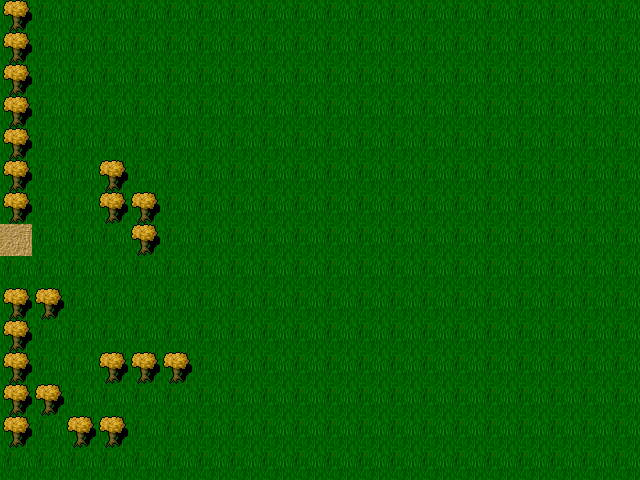

A level layout from a 2D game, rendered from its tile map. Below: a short description, then the map file with its tile-grid data intact:
An orthogonal 20x15 tile map with 32x32 px tiles, 2 tile layers (background, obstacles) and 2 objects (player, door).

<map version="1.0" tiledversion="1.1.6" orientation="orthogonal" renderorder="right-down" width="20" height="15" tilewidth="32" tileheight="32" infinite="0" nextobjectid="3">
 <tileset firstgid="1" name="all_tilesets" tilewidth="32" tileheight="32" tilecount="3072" columns="64">
  <image source="../images/tileset.png" width="2048" height="1536" />
 </tileset>
 <layer name="background" width="20" height="15">
  <properties>
   <property name="tileset" value="map_tileset" />
  </properties>
  <data encoding="csv">
963,963,963,963,963,963,963,963,963,963,963,963,963,963,963,963,963,963,963,963,
963,963,963,963,963,963,963,963,963,963,963,963,963,963,963,963,963,963,963,963,
963,963,963,963,963,963,963,963,963,963,963,963,963,963,963,963,963,963,963,963,
963,963,963,963,963,963,963,963,963,963,963,963,963,963,963,963,963,963,963,963,
963,963,963,963,963,963,963,963,963,963,963,963,963,963,963,963,963,963,963,963,
963,963,963,963,963,963,963,963,963,963,963,963,963,963,963,963,963,963,963,963,
963,963,963,963,963,963,963,963,963,963,963,963,963,963,963,963,963,963,963,963,
968,963,963,963,963,963,963,963,963,963,963,963,963,963,963,963,963,963,963,963,
963,963,963,963,963,963,963,963,963,963,963,963,963,963,963,963,963,963,963,963,
963,963,963,963,963,963,963,963,963,963,963,963,963,963,963,963,963,963,963,963,
963,963,963,963,963,963,963,963,963,963,963,963,963,963,963,963,963,963,963,963,
963,963,963,963,963,963,963,963,963,963,963,963,963,963,963,963,963,963,963,963,
963,963,963,963,963,963,963,963,963,963,963,963,963,963,963,963,963,963,963,963,
963,963,963,963,963,963,963,963,963,963,963,963,963,963,963,963,963,963,963,963,
963,963,963,963,963,963,963,963,963,963,963,963,963,963,963,963,963,963,963,963
</data>
 </layer>
 <layer name="obstacles" width="20" height="15">
  <properties>
   <property name="collision" type="bool" value="true" />
   <property name="tileset" value="map_tileset" />
  </properties>
  <data encoding="csv">
1165,0,0,0,0,0,0,0,0,0,0,0,0,0,0,0,0,0,0,0,
1165,0,0,0,0,0,0,0,0,0,0,0,0,0,0,0,0,0,0,0,
1165,0,0,0,0,0,0,0,0,0,0,0,0,0,0,0,0,0,0,0,
1165,0,0,0,0,0,0,0,0,0,0,0,0,0,0,0,0,0,0,0,
1165,0,0,0,0,0,0,0,0,0,0,0,0,0,0,0,0,0,0,0,
1165,0,0,1165,0,0,0,0,0,0,0,0,0,0,0,0,0,0,0,0,
1165,0,0,1165,1165,0,0,0,0,0,0,0,0,0,0,0,0,0,0,0,
0,0,0,0,1165,0,0,0,0,0,0,0,0,0,0,0,0,0,0,0,
0,0,0,0,0,0,0,0,0,0,0,0,0,0,0,0,0,0,0,0,
1165,1165,0,0,0,0,0,0,0,0,0,0,0,0,0,0,0,0,0,0,
1165,0,0,0,0,0,0,0,0,0,0,0,0,0,0,0,0,0,0,0,
1165,0,0,1165,1165,1165,0,0,0,0,0,0,0,0,0,0,0,0,0,0,
1165,1165,0,0,0,0,0,0,0,0,0,0,0,0,0,0,0,0,0,0,
1165,0,1165,1165,0,0,0,0,0,0,0,0,0,0,0,0,0,0,0,0,
0,0,0,0,0,0,0,0,0,0,0,0,0,0,0,0,0,0,0,0
</data>
 </layer>
 <objectgroup name="objects">
  <object id="1" name="player" type="player" x="32" y="224" width="32" height="32">
   <properties>
    <property name="group" value="players" />
    <property name="texture" value="player_spritesheet" />
    <property name="walking_speed" type="int" value="50" />
   </properties>
  </object>
  <object id="2" name="door" type="door" x="0" y="224" width="16" height="32">
   <properties>
    <property name="group" value="doors" />
    <property name="next_level" value="dungeon" />
   </properties>
  </object>
 </objectgroup>
</map>
